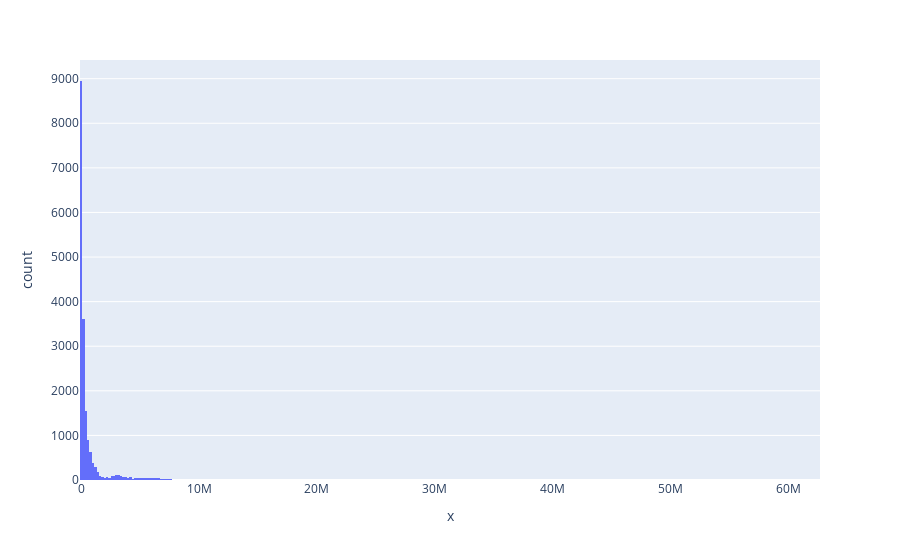

The cell this chart's notebook holds for it:
### Markdown cell above
there is an outlier which needs to be removed

### Code cell
px.histogram(x = data["Total Volume"])

### Figure 1 — Plotly figure (JSON) as saved in the notebook; plotly's stock layout.template omitted (floating-point values rounded to 4 significant figures; data arrays with more than 128 entries replaced by an {"elided": "..."} marker saying what was removed)
{"data": [{"alignmentgroup": "True", "bingroup": "x", "hovertemplate": "x=%{x}<br>count=%{y}<extra></extra>", "legendgroup": "", "marker": {"color": "#636efa", "pattern": {"shape": ""}}, "name": "", "offsetgroup": "", "orientation": "v", "showlegend": false, "type": "histogram", "x": {"elided": "18249 float values"}, "xaxis": "x", "yaxis": "y"}], "layout": {"barmode": "relative", "legend": {"tracegroupgap": 0}, "margin": {"t": 60}, "xaxis": {"anchor": "y", "domain": [0, 1], "title": {"text": "x"}}, "yaxis": {"anchor": "x", "domain": [0, 1], "title": {"text": "count"}}}}
